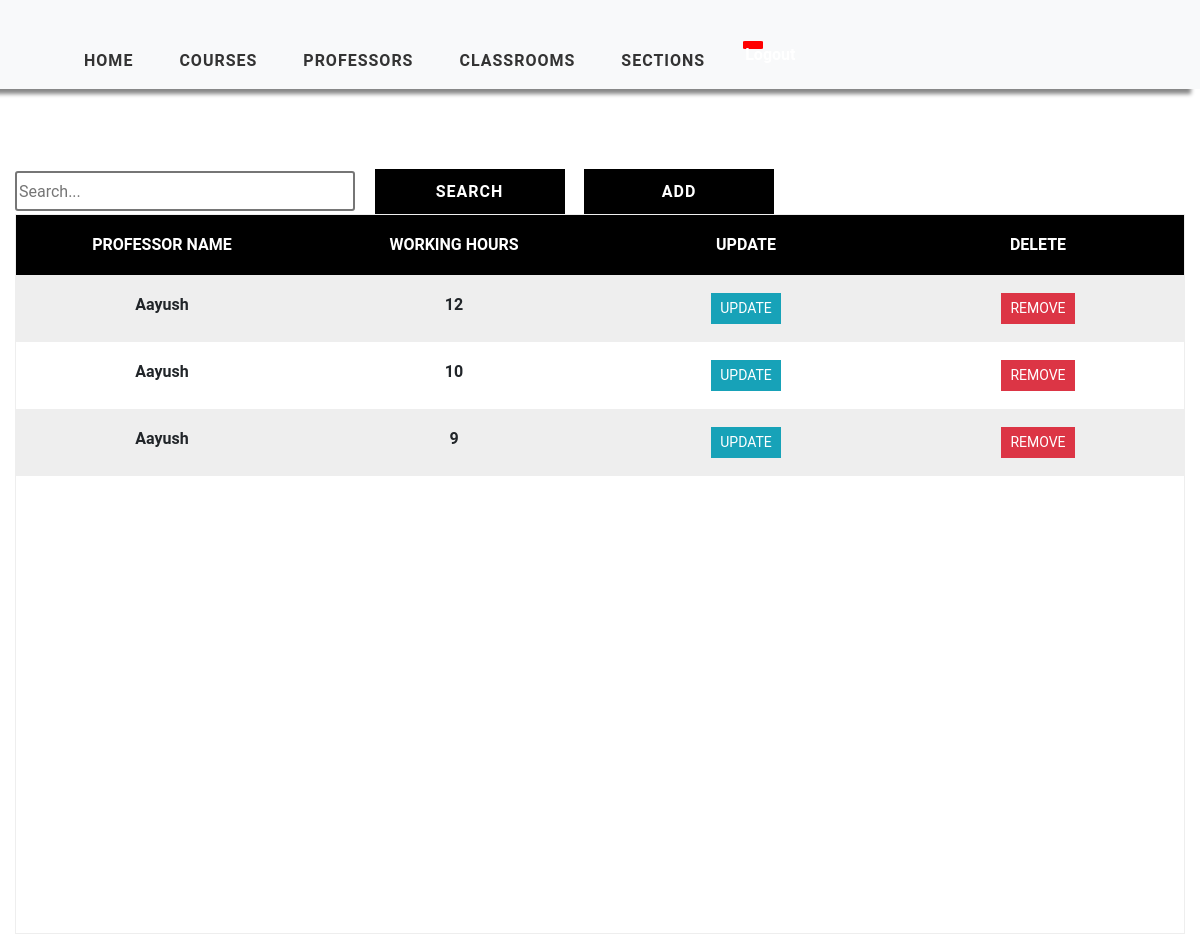
The page /professor_view/ (signed in) on the database its author committed.
### timetableapp/models.py (models this page shows, shortened)
class Professor(models.Model):
    professor_id = models.CharField(max_length=2000,primary_key=True)
    professor_name = models.CharField(max_length=2000, null=True)
    working_hours = models.IntegerField(null=True)
    available_hours = models.IntegerField(null=True)

### timetableapp/views.py (the view)
# urls.py: path('professor_view/', views.ProfessorTable, name='professor_view'),
@login_required(login_url='login')
def ProfessorTable(request):
    professor1 = Professor.objects.all()
    context = {'professor1': professor1}
    return render(request, 'timetableapp/ProfessorTable.html', context)

### timetableapp/templates/timetableapp/ProfessorTable.html
{% extends 'timetableapp/main.html' %}
{% load static %}
{% block content %}
    <div class="container-fluid">
    <div class="search">
        <input type="text" class="searchbox" placeholder="Search...">
        <input type="submit" value="Search" class="searchButton">
        <a href="{% url 'add-professor' %}"><button class="searchButton">Add </button></a>
    </div>
        <div class="table  text-center">
            <div class="table-header">
                <div class="header__item filter__link">
                   Professor Name
                </div>
                <div class="header__item filter__link">
                  Working Hours
                </div>
                <div class="header__item filter__link">
                    Update
                </div>
                <div class="header__item filter__link">
                    Delete
                </div>
            </div>
            <div class="tab-content">
                {% for prof in professor1 %}
                <div class="table-row text-center">
                    <div class="table-data">
                        {{ prof.professor_name }}
                    </div>
                    <div class="table-data">
                        {{ prof.working_hours}}
                    </div>
                    <div class="table-data">
                       <a href="{% url 'update-professor' prof.professor_id %}" class="btn btn-sm btn-info">Update</a>
                    </div>
                    <div class="table-data">
                       <a href="{% url 'delete-professor' prof.professor_id %}" class="btn btn-sm btn-danger" >Remove</a>
                    </div>
                </div>
                {% endfor %}
            </div>
        </div>
    </div>
{% endblock %}

### static/css/style.css (style rules this page uses)
a { cursor: pointer; }

### static/css/tables.css (style rules this page uses)
*, *:before, *:after { box-sizing: border-box; }
body { font-family: "Roboto", sans-serif; margin: 0; }
.table { border: 1px solid #eeeeee; overflow-y: auto; overflow-x: auto; overflow-style: marquee-line; height: 720px; }
.table-header { display: flex; width: 100%; background: #000; padding: 18px 0; position: sticky; top: 0; }
.table-row { display: flex; width: 100%; padding: 18px 0; }
.table-row:nth-of-type(odd) { background: #eeeeee; }
.table-data, .header__item { flex: 1 1 20%; text-align: center; font-family: Roboto, sans-serif; font-weight: bold; }
.header__item { text-transform: uppercase; }
.filter__link { color: white; text-decoration: none; position: relative; display: inline-block; padding-left: 24px; padding-right: 24px; }
.filter__link::after { content: ""; position: absolute; right: -18px; color: white; font-size: 12px; top: 50%; transform: translateY(-50%); }
.btn { border-radius: 0 !important; font-family: Roboto, sans-serif !important; text-transform: uppercase; }
.search { display: inline-block; }
.searchbox { width: 340px; height: 40px; border-style: solid; border-radius: 3px; font-family: Roboto, sans-serif; text-align: justify; }
.searchButton { width: 190px; height: 45px ; font-family: Roboto, sans-serif; text-transform: uppercase; letter-spacing: 1px; font-weight: bolder; color: white ; background: black; margin-left: 15px; margin-top: 40px; border-color: black ; border-radius: 0 ; border-style: solid; border-width: 3px ; }

### rows shown on the page
Professor: professor_name "Aayush", working_hours "12"
Professor: professor_name "Aayush", working_hours "10"
Professor: professor_name "Aayush", working_hours "9"
